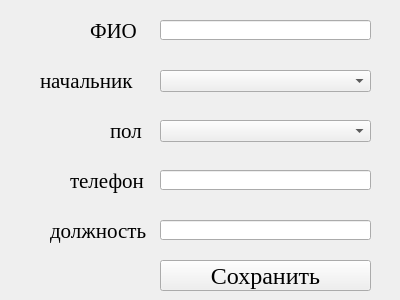
<?xml version="1.0" encoding="UTF-8"?>
<ui version="4.0">
 <class>Employee</class>
 <widget class="QWidget" name="Employee">
  <property name="geometry">
   <rect>
    <x>0</x>
    <y>0</y>
    <width>400</width>
    <height>300</height>
   </rect>
  </property>
  <property name="windowTitle">
   <string>Form</string>
  </property>
  <widget class="QLineEdit" name="full_nameLineEdit">
   <property name="geometry">
    <rect>
     <x>160</x>
     <y>20</y>
     <width>211</width>
     <height>20</height>
    </rect>
   </property>
  </widget>
  <widget class="QPushButton" name="saveButton">
   <property name="geometry">
    <rect>
     <x>160</x>
     <y>260</y>
     <width>211</width>
     <height>31</height>
    </rect>
   </property>
   <property name="font">
    <font>
     <family>Times New Roman</family>
     <pointsize>18</pointsize>
     <italic>false</italic>
    </font>
   </property>
   <property name="text">
    <string>Сохранить</string>
   </property>
  </widget>
  <widget class="QLineEdit" name="phone_numberLineEdit">
   <property name="geometry">
    <rect>
     <x>160</x>
     <y>170</y>
     <width>211</width>
     <height>20</height>
    </rect>
   </property>
  </widget>
  <widget class="QLineEdit" name="postLineEdit">
   <property name="geometry">
    <rect>
     <x>160</x>
     <y>220</y>
     <width>211</width>
     <height>20</height>
    </rect>
   </property>
  </widget>
  <widget class="QComboBox" name="chiefComboBox">
   <property name="geometry">
    <rect>
     <x>160</x>
     <y>70</y>
     <width>211</width>
     <height>22</height>
    </rect>
   </property>
  </widget>
  <widget class="QLabel" name="full_nameLabel">
   <property name="geometry">
    <rect>
     <x>90</x>
     <y>20</y>
     <width>61</width>
     <height>21</height>
    </rect>
   </property>
   <property name="font">
    <font>
     <family>Times New Roman</family>
     <pointsize>16</pointsize>
     <weight>50</weight>
     <bold>false</bold>
    </font>
   </property>
   <property name="text">
    <string>ФИО</string>
   </property>
  </widget>
  <widget class="QLabel" name="chiefLabel">
   <property name="geometry">
    <rect>
     <x>40</x>
     <y>70</y>
     <width>111</width>
     <height>21</height>
    </rect>
   </property>
   <property name="font">
    <font>
     <family>Times New Roman</family>
     <pointsize>16</pointsize>
     <weight>50</weight>
     <bold>false</bold>
    </font>
   </property>
   <property name="text">
    <string>начальник</string>
   </property>
  </widget>
  <widget class="QLabel" name="label">
   <property name="geometry">
    <rect>
     <x>110</x>
     <y>120</y>
     <width>41</width>
     <height>21</height>
    </rect>
   </property>
   <property name="font">
    <font>
     <family>Times New Roman</family>
     <pointsize>16</pointsize>
     <weight>50</weight>
     <bold>false</bold>
    </font>
   </property>
   <property name="text">
    <string>пол</string>
   </property>
  </widget>
  <widget class="QLabel" name="label_3">
   <property name="geometry">
    <rect>
     <x>70</x>
     <y>160</y>
     <width>81</width>
     <height>41</height>
    </rect>
   </property>
   <property name="font">
    <font>
     <family>Times New Roman</family>
     <pointsize>16</pointsize>
     <weight>50</weight>
     <bold>false</bold>
    </font>
   </property>
   <property name="text">
    <string>телефон</string>
   </property>
  </widget>
  <widget class="QLabel" name="label_5">
   <property name="geometry">
    <rect>
     <x>50</x>
     <y>210</y>
     <width>101</width>
     <height>41</height>
    </rect>
   </property>
   <property name="font">
    <font>
     <family>Times New Roman</family>
     <pointsize>16</pointsize>
     <weight>50</weight>
     <bold>false</bold>
    </font>
   </property>
   <property name="text">
    <string>должность</string>
   </property>
  </widget>
  <widget class="QComboBox" name="genderComboBox">
   <property name="geometry">
    <rect>
     <x>160</x>
     <y>120</y>
     <width>211</width>
     <height>22</height>
    </rect>
   </property>
  </widget>
 </widget>
 <resources/>
 <connections/>
</ui>
